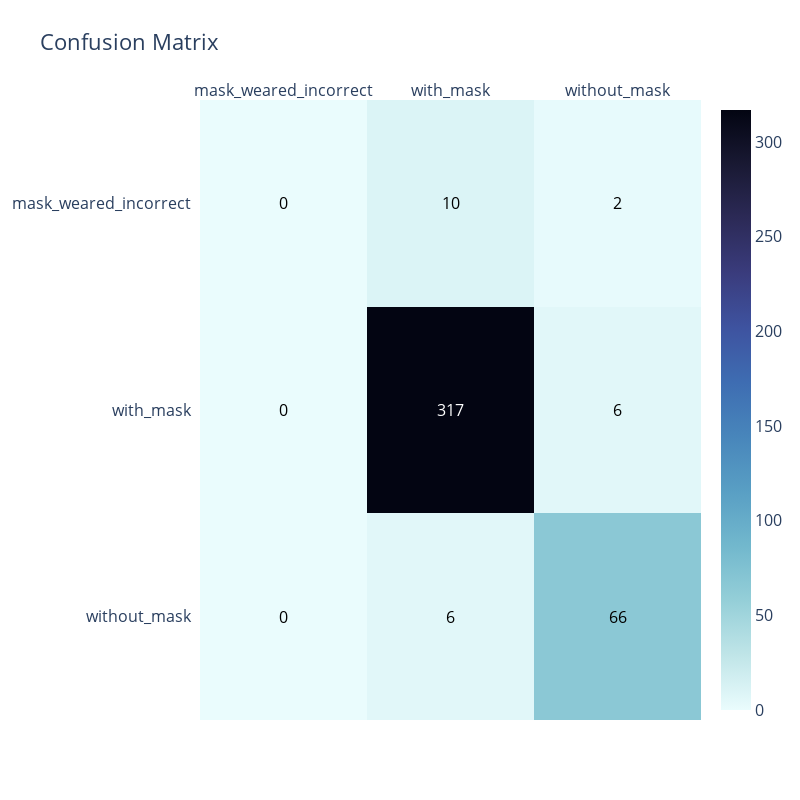

Notebook cell for this chart:
### Markdown cell above
#### Wyświetlenie macierzy konfuzji w ładniejszej postaci

### Code cell
def plot_confusion_matrix(cm):
    # Mulitclass classification, 3 classes
    cm = cm[::-1]
    cm = pd.DataFrame(cm, columns=classes, index=classes[::-1])

    fig = ff.create_annotated_heatmap(z=cm.values, x=list(cm.columns), y=list(cm.index), colorscale='ice', showscale=True, reversescale=True)
    fig.update_layout(width=800, height=800, title='Confusion Matrix', font_size=16)
    fig.show()

import plotly.figure_factory as ff
plot_confusion_matrix(cm)

### Figure 1 — Plotly figure (JSON) as saved in the notebook; plotly's stock layout.template omitted (floating-point values rounded to 4 significant figures)
{"data": [{"colorscale": [[0, "rgb(3, 5, 18)"], [0.09091, "rgb(25, 25, 51)"], [0.1818, "rgb(44, 42, 87)"], [0.2727, "rgb(58, 60, 125)"], [0.3636, "rgb(62, 83, 160)"], [0.4545, "rgb(62, 109, 178)"], [0.5455, "rgb(72, 134, 187)"], [0.6364, "rgb(89, 159, 196)"], [0.7273, "rgb(114, 184, 205)"], [0.8182, "rgb(149, 207, 216)"], [0.9091, "rgb(192, 229, 232)"], [1, "rgb(234, 252, 253)"]], "reversescale": true, "showscale": true, "type": "heatmap", "x": ["mask_weared_incorrect", "with_mask", "without_mask"], "y": ["without_mask", "with_mask", "mask_weared_incorrect"], "z": [[0, 6, 66], [0, 317, 6], [0, 10, 2]]}], "layout": {"annotations": [{"font": {"color": "#000000"}, "showarrow": false, "text": "0", "x": "mask_weared_incorrect", "xref": "x", "y": "without_mask", "yref": "y"}, {"font": {"color": "#000000"}, "showarrow": false, "text": "6", "x": "with_mask", "xref": "x", "y": "without_mask", "yref": "y"}, {"font": {"color": "#000000"}, "showarrow": false, "text": "66", "x": "without_mask", "xref": "x", "y": "without_mask", "yref": "y"}, {"font": {"color": "#000000"}, "showarrow": false, "text": "0", "x": "mask_weared_incorrect", "xref": "x", "y": "with_mask", "yref": "y"}, {"font": {"color": "#FFFFFF"}, "showarrow": false, "text": "317", "x": "with_mask", "xref": "x", "y": "with_mask", "yref": "y"}, {"font": {"color": "#000000"}, "showarrow": false, "text": "6", "x": "without_mask", "xref": "x", "y": "with_mask", "yref": "y"}, {"font": {"color": "#000000"}, "showarrow": false, "text": "0", "x": "mask_weared_incorrect", "xref": "x", "y": "mask_weared_incorrect", "yref": "y"}, {"font": {"color": "#000000"}, "showarrow": false, "text": "10", "x": "with_mask", "xref": "x", "y": "mask_weared_incorrect", "yref": "y"}, {"font": {"color": "#000000"}, "showarrow": false, "text": "2", "x": "without_mask", "xref": "x", "y": "mask_weared_incorrect", "yref": "y"}], "font": {"size": 16}, "height": 800, "title": {"text": "Confusion Matrix"}, "width": 800, "xaxis": {"dtick": 1, "gridcolor": "rgb(0, 0, 0)", "side": "top", "ticks": ""}, "yaxis": {"dtick": 1, "ticks": "", "ticksuffix": "  "}}}
